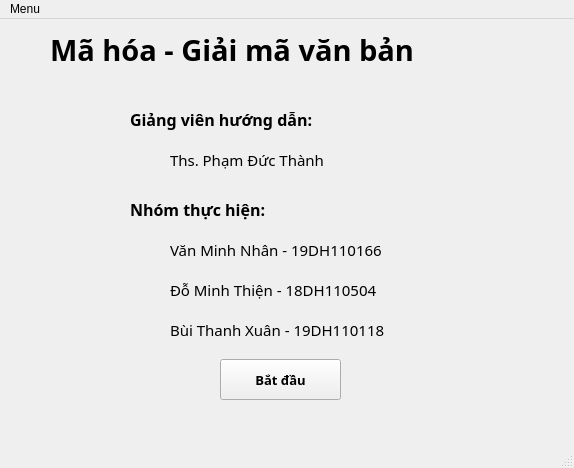
<?xml version="1.0" encoding="UTF-8"?>
<ui version="4.0">
 <class>MainWindow</class>
 <widget class="QMainWindow" name="MainWindow">
  <property name="geometry">
   <rect>
    <x>0</x>
    <y>0</y>
    <width>574</width>
    <height>468</height>
   </rect>
  </property>
  <property name="windowTitle">
   <string>Chương trình mã hóa - giải mã văn bản</string>
  </property>
  <widget class="QWidget" name="centralwidget">
   <widget class="QLabel" name="label">
    <property name="geometry">
     <rect>
      <x>50</x>
      <y>0</y>
      <width>491</width>
      <height>61</height>
     </rect>
    </property>
    <property name="font">
     <font>
      <family>Sitka Small Semibold</family>
      <pointsize>22</pointsize>
      <weight>75</weight>
      <bold>true</bold>
     </font>
    </property>
    <property name="text">
     <string>Mã hóa - Giải mã văn bản</string>
    </property>
   </widget>
   <widget class="QLabel" name="label_2">
    <property name="geometry">
     <rect>
      <x>130</x>
      <y>170</y>
      <width>301</width>
      <height>41</height>
     </rect>
    </property>
    <property name="font">
     <font>
      <family>Segoe UI Semibold</family>
      <pointsize>12</pointsize>
      <weight>75</weight>
      <bold>true</bold>
     </font>
    </property>
    <property name="toolTipDuration">
     <number>-1</number>
    </property>
    <property name="lineWidth">
     <number>0</number>
    </property>
    <property name="text">
     <string>Nhóm thực hiện:</string>
    </property>
   </widget>
   <widget class="QLabel" name="label_3">
    <property name="geometry">
     <rect>
      <x>170</x>
      <y>210</y>
      <width>301</width>
      <height>41</height>
     </rect>
    </property>
    <property name="font">
     <font>
      <family>Segoe UI Variable Text</family>
      <pointsize>11</pointsize>
      <weight>50</weight>
      <bold>false</bold>
     </font>
    </property>
    <property name="toolTipDuration">
     <number>-1</number>
    </property>
    <property name="lineWidth">
     <number>0</number>
    </property>
    <property name="text">
     <string>Văn Minh Nhân - 19DH110166</string>
    </property>
   </widget>
   <widget class="QLabel" name="label_4">
    <property name="geometry">
     <rect>
      <x>170</x>
      <y>250</y>
      <width>301</width>
      <height>41</height>
     </rect>
    </property>
    <property name="font">
     <font>
      <family>Segoe UI Variable Text</family>
      <pointsize>11</pointsize>
      <weight>50</weight>
      <bold>false</bold>
     </font>
    </property>
    <property name="toolTipDuration">
     <number>-1</number>
    </property>
    <property name="lineWidth">
     <number>0</number>
    </property>
    <property name="text">
     <string>Đỗ Minh Thiện - 18DH110504</string>
    </property>
   </widget>
   <widget class="QLabel" name="label_5">
    <property name="geometry">
     <rect>
      <x>170</x>
      <y>290</y>
      <width>301</width>
      <height>41</height>
     </rect>
    </property>
    <property name="font">
     <font>
      <family>Segoe UI Variable Text</family>
      <pointsize>11</pointsize>
      <weight>50</weight>
      <bold>false</bold>
     </font>
    </property>
    <property name="toolTipDuration">
     <number>-1</number>
    </property>
    <property name="lineWidth">
     <number>0</number>
    </property>
    <property name="text">
     <string>Bùi Thanh Xuân - 19DH110118</string>
    </property>
   </widget>
   <widget class="QLabel" name="label_6">
    <property name="geometry">
     <rect>
      <x>170</x>
      <y>120</y>
      <width>201</width>
      <height>41</height>
     </rect>
    </property>
    <property name="font">
     <font>
      <family>Segoe UI Variable Text</family>
      <pointsize>11</pointsize>
      <weight>50</weight>
      <bold>false</bold>
     </font>
    </property>
    <property name="toolTipDuration">
     <number>-1</number>
    </property>
    <property name="lineWidth">
     <number>0</number>
    </property>
    <property name="text">
     <string>Ths. Phạm Đức Thành</string>
    </property>
   </widget>
   <widget class="QLabel" name="label_7">
    <property name="geometry">
     <rect>
      <x>130</x>
      <y>80</y>
      <width>301</width>
      <height>41</height>
     </rect>
    </property>
    <property name="font">
     <font>
      <family>Segoe UI Semibold</family>
      <pointsize>12</pointsize>
      <weight>75</weight>
      <bold>true</bold>
     </font>
    </property>
    <property name="toolTipDuration">
     <number>-1</number>
    </property>
    <property name="lineWidth">
     <number>0</number>
    </property>
    <property name="text">
     <string>Giảng viên hướng dẫn:</string>
    </property>
   </widget>
   <widget class="QPushButton" name="btnBatDau">
    <property name="geometry">
     <rect>
      <x>220</x>
      <y>340</y>
      <width>121</width>
      <height>41</height>
     </rect>
    </property>
    <property name="font">
     <font>
      <family>Segoe UI Semibold</family>
      <pointsize>10</pointsize>
      <weight>75</weight>
      <bold>true</bold>
     </font>
    </property>
    <property name="text">
     <string>Bắt đầu</string>
    </property>
   </widget>
  </widget>
  <widget class="QMenuBar" name="menubar">
   <property name="geometry">
    <rect>
     <x>0</x>
     <y>0</y>
     <width>574</width>
     <height>26</height>
    </rect>
   </property>
   <widget class="QMenu" name="menuMenu">
    <property name="title">
     <string>Menu</string>
    </property>
    <addaction name="actionMa_Hoa"/>
    <addaction name="actionGiai_Ma"/>
    <addaction name="separator"/>
    <addaction name="actionExit"/>
   </widget>
   <addaction name="menuMenu"/>
  </widget>
  <widget class="QStatusBar" name="statusbar"/>
  <action name="actionMa_Hoa">
   <property name="text">
    <string>Mã hóa</string>
   </property>
  </action>
  <action name="actionGiai_Ma">
   <property name="text">
    <string>Giải mã</string>
   </property>
  </action>
  <action name="actionExit">
   <property name="text">
    <string>Exit</string>
   </property>
  </action>
 </widget>
 <resources/>
 <connections/>
</ui>
